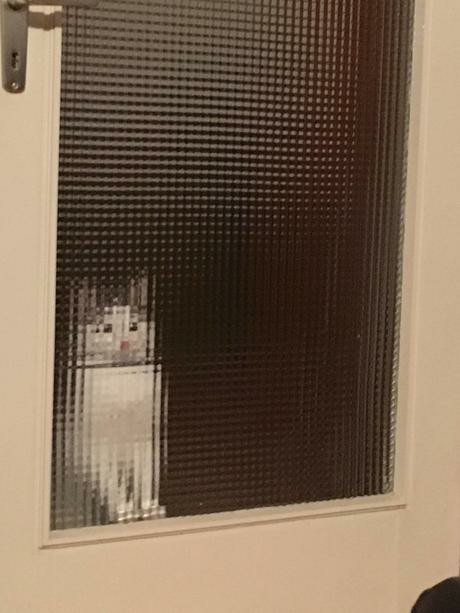
#> input picture CV Assignment 3/image.jpg, 460 x 613 px
$ jupyter execute 'assignment 3.ipynb'   (older library calls are emulated)
#> lines starting #> are read from the running program, lines starting #| are printed output that depends on the picture; after the words box and inside, x2 and y2 are one past the last pixel; in counts of white or black regions, pixels touching at a corner belong together
[cell 1]
#importing the libraries

import numpy as np
import matplotlib.pyplot as plt
import cv2

[cell 2]
#importing the image

img = cv2.imread('image.jpg')
#> img is the input picture: shape (613, 460, 3); mean B, G, R 80.9, 100.6, 120.6

[cell 3]
#converting image into grey scale

gray = cv2.cvtColor(img, cv2.COLOR_BGR2GRAY)
gray_eq = cv2.equalizeHist(gray)
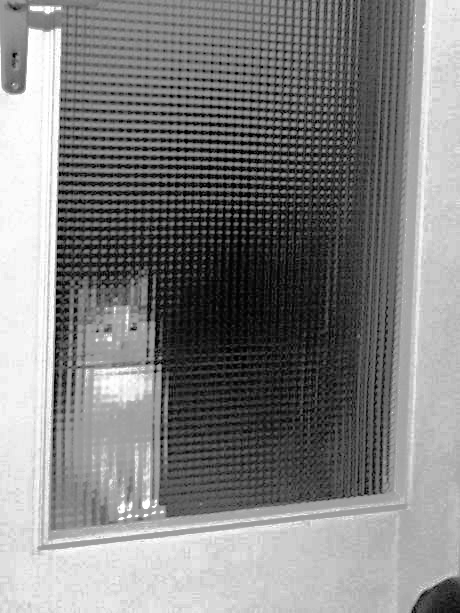
#> gray_eq: shape (613, 460); min 0, max 255, mean 128.9

[cell 4]
#plot the histogram

plt.hist(gray_eq.ravel(), 256, [0, 256])
plt.show()
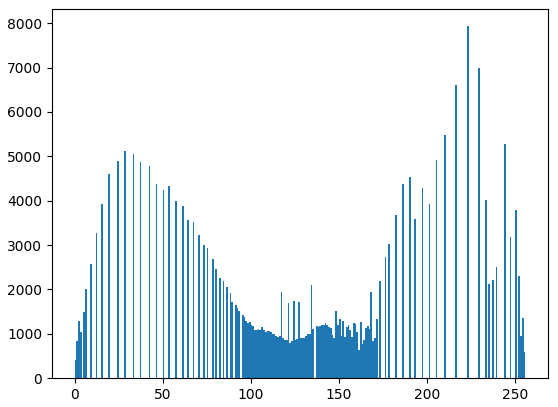
#> figure drawn by matplotlib, 1 panel; tallest bar 7932 high, from x = 223 to 224

[cell 5]
#applying Prewitt Edge Detection

kernelx = np.array([[1, 1, 1], [0, 0, 0], [-1, -1, -1]])
kernely = np.array([[-1, 0, 1], [-1, 0, 1], [-1, 0, 1]])
prewittx = cv2.filter2D(gray, -1, kernelx)
prewitty = cv2.filter2D(gray, -1, kernely)
prewitt = cv2.addWeighted(prewittx, 0.5, prewitty, 0.5, 0)
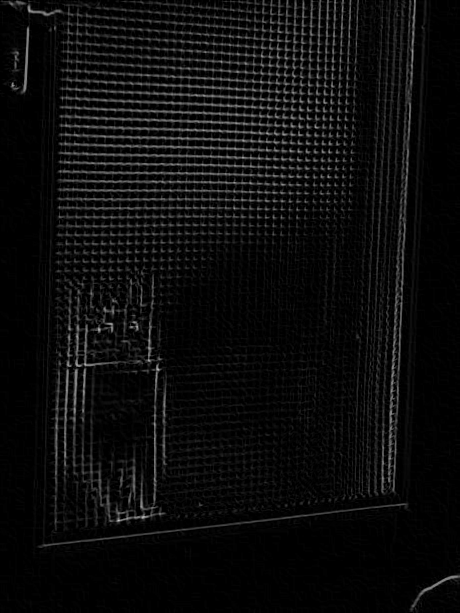
#> prewitt: shape (613, 460); min 0, max 197, mean 12.3
cv2.imshow('Prewitt Edge Detection', prewitt)
cv2.waitKey(0)
cv2.destroyAllWindows()

[cell 6]
#applying Sobel Edge Detection

sobelx_eq = cv2.Sobel(gray_eq, cv2.CV_64F, 1, 0, ksize=5)
sobely_eq = cv2.Sobel(gray_eq, cv2.CV_64F, 0, 1, ksize=5)
sobel_eq = cv2.addWeighted(sobelx_eq, 0.5, sobely_eq, 0.5, 0)
cv2.imshow('Sobel Edge Detection - Histogram Equalized', sobel_eq)
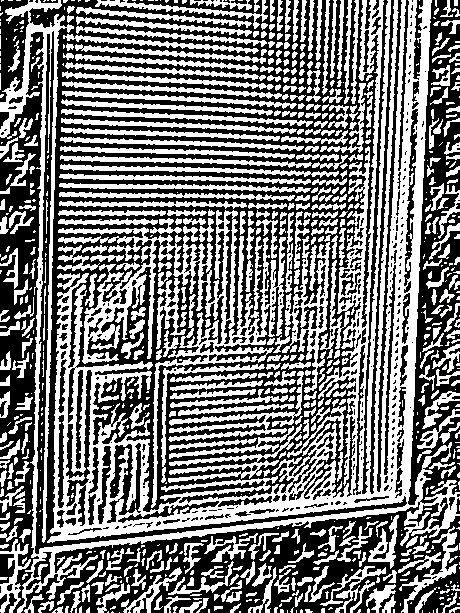
#> window 'Sobel Edge Detection - Histogr': shape (613, 460); 47.4% white; 799 white regions (305 under 20 px), largest, box (x1, y1, x2, y2) and area: (0, 0, 460, 613) 49499, (58, 210, 286, 508) 11007, (273, 236, 331, 393) 2336
cv2.waitKey(0)
cv2.destroyAllWindows()

[cell 7]
#applying Canny Edge Detection

canny_eq = cv2.Canny(gray_eq, 100, 200)
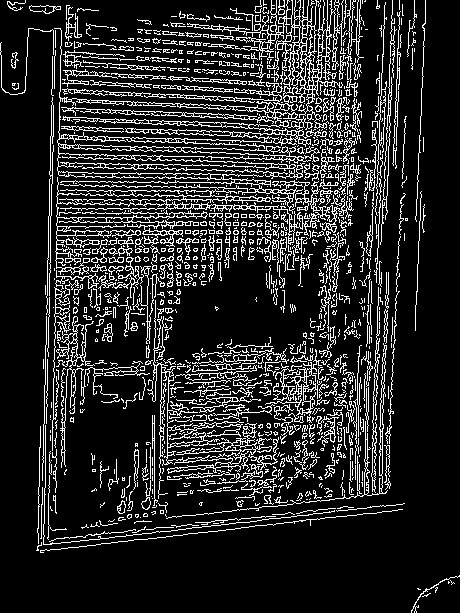
#> canny_eq: shape (613, 460); 15.5% white in thin lines or dots
cv2.imshow('Canny Edge Detection - Histogram Equalized', canny_eq)
cv2.waitKey(0)
cv2.destroyAllWindows()

[cell 8]
#applying Laplacian Edge Detection

laplacian_eq = cv2.Laplacian(gray_eq, cv2.CV_64F)
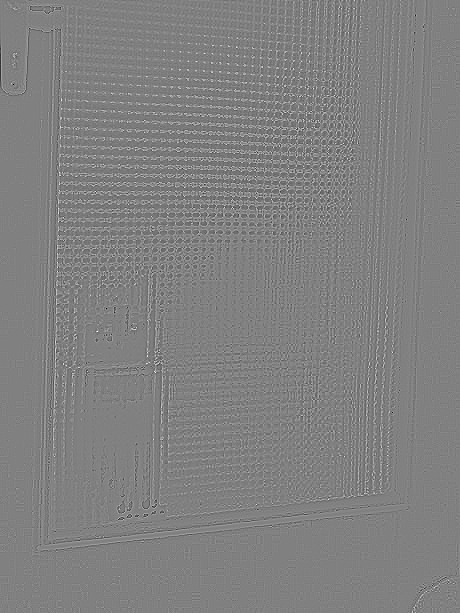
#> laplacian_eq: shape (613, 460) float64; min -309, max 302, mean 0; drawn with min black and max white
cv2.imshow('Laplacian Edge Detection - Histogram Equalized', laplacian_eq)
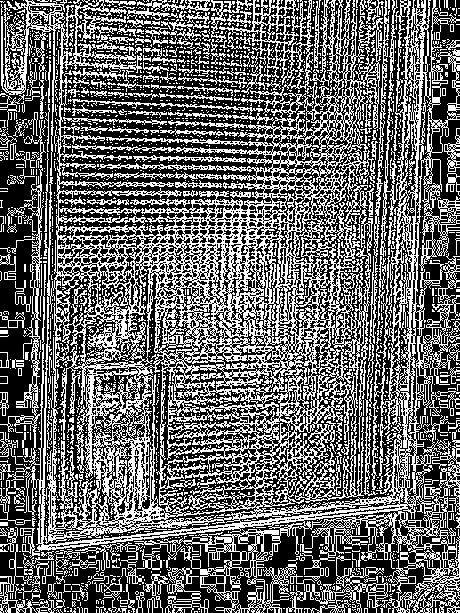
#> window 'Laplacian Edge Detection - His': shape (613, 460); 41.1% white in thin lines or dots
cv2.waitKey(0)
cv2.destroyAllWindows()

[cell 9]
#Canny edge detection is a more advanced algorithm that involves several steps. It first applies a Gaussian filter to smooth the image and remove noise.
#Then, it calculates the gradient magnitude and direction for each pixel using a Sobel or Prewitt operator.
#Next, it uses non-maximum suppression to thin out the edges and suppress spurious responses. Finally, it applies hysteresis thresholding to determine the edges.
#The output of Canny edge detection is a binary image with well-defined edges and minimal noise.
#Laplacian edge detection uses a second derivative filter to detect edges. The filter highlights areas of rapid intensity change in an image.
#The output of Laplacian edge detection is a grayscale image with edges appearing as either bright or dark lines, depending on the direction of the intensity change.

#In summary, Prewitt and Sobel are simple edge detection algorithms that highlight vertical, horizontal, and diagonal edges, but may produce a noisy output.
#Canny is a more advanced algorithm that produces a clean, well-defined edge map, but it requires more processing steps.
#Laplacian is a second derivative filter that highlights areas of rapid intensity change, producing a grayscale output with edges appearing as bright or dark lines.

[cell 10]
#applying Harris Corner Detection

gray_eq = np.float32(gray_eq)
dst_eq = cv2.cornerHarris(gray_eq, 2, 3, 0.04)
dst_eq = cv2.dilate(dst_eq, None)
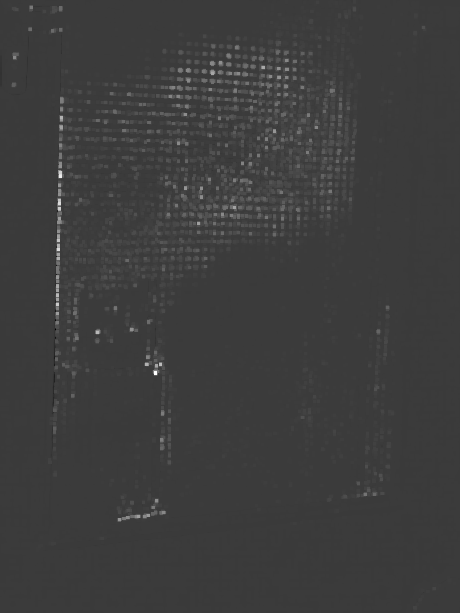
#> dst_eq: shape (613, 460) float32; min -7778205, max 25839546, mean 334934; drawn with min black and max white
img[dst_eq > 0.01 * dst_eq.max()] = [0, 0, 255]
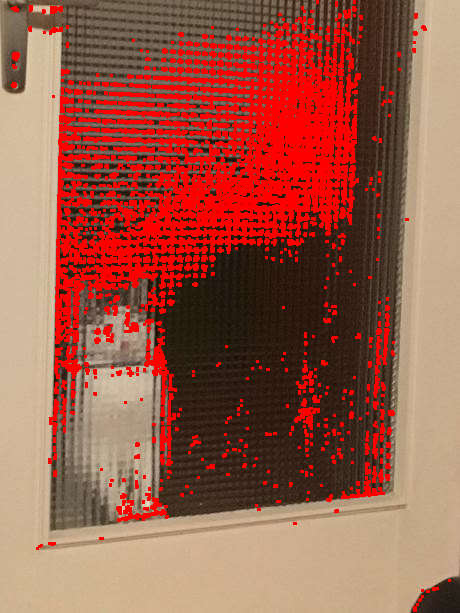
#> img: shape (613, 460, 3); mean B, G, R 73.9, 91.2, 156.5
cv2.imshow('Harris Corner Detection - Histogram Equalized', img)
cv2.waitKey(0)
cv2.destroyAllWindows()

[cell 11]
# Apply SIFT feature detection

sift = cv2.SIFT_create()
keypoints = sift.detect(gray, None)
#> keypoints = 4269 keypoints; strongest (x, y, size): (133, 328, 4.7), (97, 331, 2.5), (155, 371, 3), (159, 367, 3.2)
img_sift = cv2.drawKeypoints(gray, keypoints, img)
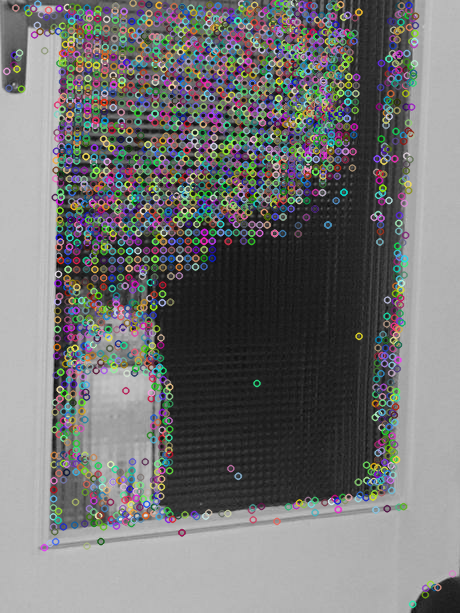
#> img_sift: shape (613, 460, 3); mean B, G, R 115.4, 115.5, 115.3
cv2.imshow('SIFT Feature Detection', img_sift)
cv2.waitKey(0)
cv2.destroyAllWindows()

[cell 12]
#Harris corner detection is a method that detects corners or points in an image that have large variations in the intensity in all directions.
#It looks for areas in an image where there is a significant change in brightness or intensity, which could be indicative of a corner.
#The output of Harris corner detection is a set of points in the image that are believed to be corners or points of interest.

#On the other hand, SIFT features are more robust and can be used for image matching and recognition tasks.
#SIFT works by first identifying key points in an image that are invariant to scale, rotation, and other transformations.
#Then, it computes a feature vector for each key point by analyzing the distribution of gradient orientations around the key point.
#The feature vector is unique to the key point and can be used to match the key point with other key points in different images.

#In summary, while Harris corner detection is a simple method for identifying corners in an image, SIFT features are more complex and can be used for image matching and recognition tasks.
#Harris corner detection produces a set of points while SIFT produces feature vectors that are unique to each key point.

[cell 13]
#Displaying greyscale edge images

fig, axs = plt.subplots(3,2, figsize=(8, 8))
axs[0, 0].imshow(prewitt, cmap='gray')
axs[0, 0].set_title('Prewitt')
axs[0, 1].imshow(sobel_eq, cmap='gray')
axs[0, 1].set_title('Sobel')
axs[1, 0].imshow(canny_eq, cmap='gray')
axs[1, 0].set_title('Canny')
axs[1, 1].imshow(laplacian_eq, cmap='gray')
axs[1, 1].set_title('Laplacian')
axs[2, 0].imshow(dst_eq, cmap='gray')
axs[2, 0].set_title('Harris Corner Detection')
axs[2, 1].imshow(img_sift, cmap='gray')
axs[2, 1].set_title('SIFT Feature Detection')
plt.tight_layout()
plt.show()
#> figure, not shown here; B, G, R data is drawn as R, G, B
